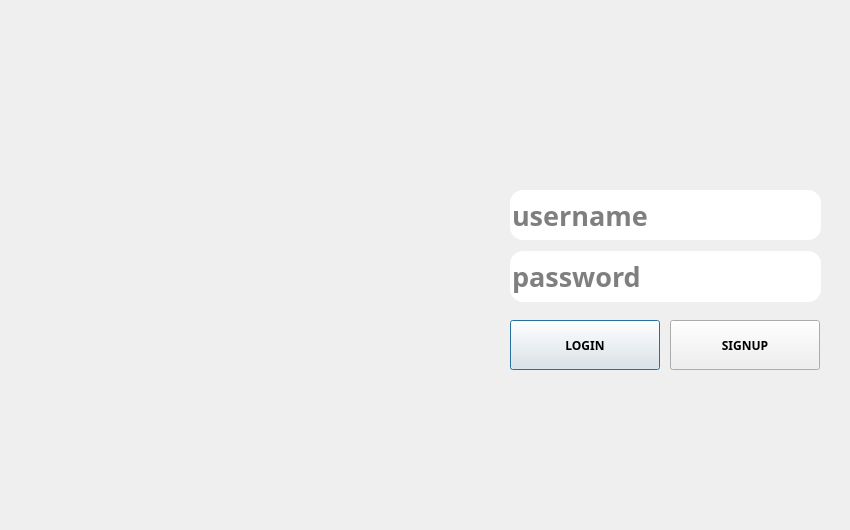
<?xml version="1.0" encoding="UTF-8"?>
<ui version="4.0">
 <class>Dialog</class>
 <widget class="QDialog" name="Dialog">
  <property name="geometry">
   <rect>
    <x>0</x>
    <y>0</y>
    <width>850</width>
    <height>530</height>
   </rect>
  </property>
  <property name="windowTitle">
   <string>Vault8 | Login</string>
  </property>
  <widget class="QWidget" name="LoginScreen" native="true">
   <property name="geometry">
    <rect>
     <x>0</x>
     <y>0</y>
     <width>850</width>
     <height>530</height>
    </rect>
   </property>
   <property name="styleSheet">
    <string notr="true"/>
   </property>
   <widget class="QLineEdit" name="usrnmfield">
    <property name="geometry">
     <rect>
      <x>510</x>
      <y>190</y>
      <width>311</width>
      <height>50</height>
     </rect>
    </property>
    <property name="sizePolicy">
     <sizepolicy hsizetype="Fixed" vsizetype="Fixed">
      <horstretch>0</horstretch>
      <verstretch>0</verstretch>
     </sizepolicy>
    </property>
    <property name="font">
     <font>
      <family>ITC Avant garde Gothic STD</family>
      <pointsize>20</pointsize>
      <bold>true</bold>
      <stylestrategy>PreferDefault</stylestrategy>
     </font>
    </property>
    <property name="acceptDrops">
     <bool>false</bool>
    </property>
    <property name="styleSheet">
     <string notr="true">#usrnmfield{border-radius: 12.5px; font-family: &quot;ITC Avant garde Gothic STD&quot;; font-size:5em}</string>
    </property>
    <property name="maxLength">
     <number>20</number>
    </property>
    <property name="frame">
     <bool>true</bool>
    </property>
    <property name="placeholderText">
     <string>username</string>
    </property>
    <property name="cursorMoveStyle">
     <enum>Qt::VisualMoveStyle</enum>
    </property>
    <property name="clearButtonEnabled">
     <bool>true</bool>
    </property>
   </widget>
   <widget class="QLineEdit" name="pwdfield">
    <property name="geometry">
     <rect>
      <x>510</x>
      <y>251</y>
      <width>311</width>
      <height>51</height>
     </rect>
    </property>
    <property name="font">
     <font>
      <family>ITC Avant Garde Gothic Std</family>
      <pointsize>20</pointsize>
      <bold>true</bold>
     </font>
    </property>
    <property name="acceptDrops">
     <bool>false</bool>
    </property>
    <property name="styleSheet">
     <string notr="true">#pwdfield{border-radius: 12.5px;}</string>
    </property>
    <property name="maxLength">
     <number>20</number>
    </property>
    <property name="echoMode">
     <enum>QLineEdit::Password</enum>
    </property>
    <property name="placeholderText">
     <string>password</string>
    </property>
    <property name="cursorMoveStyle">
     <enum>Qt::VisualMoveStyle</enum>
    </property>
    <property name="clearButtonEnabled">
     <bool>true</bool>
    </property>
   </widget>
   <widget class="QPushButton" name="loginbutton">
    <property name="geometry">
     <rect>
      <x>510</x>
      <y>320</y>
      <width>150</width>
      <height>50</height>
     </rect>
    </property>
    <property name="font">
     <font>
      <family>ITC Avant garde Gothic STD</family>
      <bold>true</bold>
     </font>
    </property>
    <property name="styleSheet">
     <string notr="true"/>
    </property>
    <property name="text">
     <string>LOGIN</string>
    </property>
   </widget>
   <widget class="QLabel" name="bg">
    <property name="geometry">
     <rect>
      <x>0</x>
      <y>0</y>
      <width>851</width>
      <height>531</height>
     </rect>
    </property>
    <property name="text">
     <string/>
    </property>
    <property name="pixmap">
     <pixmap resource="Resources.qrc">:/Images/Resources/vault8_login_wrapper_v0.1.png</pixmap>
    </property>
    <property name="scaledContents">
     <bool>true</bool>
    </property>
   </widget>
   <widget class="QPushButton" name="signupbutton">
    <property name="geometry">
     <rect>
      <x>670</x>
      <y>320</y>
      <width>150</width>
      <height>50</height>
     </rect>
    </property>
    <property name="font">
     <font>
      <family>ITC Avant garde Gothic STD</family>
      <bold>true</bold>
     </font>
    </property>
    <property name="styleSheet">
     <string notr="true"/>
    </property>
    <property name="text">
     <string>SIGNUP</string>
    </property>
   </widget>
   <widget class="QLabel" name="alertbox">
    <property name="geometry">
     <rect>
      <x>520</x>
      <y>390</y>
      <width>291</width>
      <height>31</height>
     </rect>
    </property>
    <property name="text">
     <string/>
    </property>
   </widget>
   <zorder>bg</zorder>
   <zorder>pwdfield</zorder>
   <zorder>usrnmfield</zorder>
   <zorder>loginbutton</zorder>
   <zorder>signupbutton</zorder>
   <zorder>alertbox</zorder>
  </widget>
 </widget>
 <resources>
  <include location="Resources.qrc"/>
 </resources>
 <connections/>
</ui>
